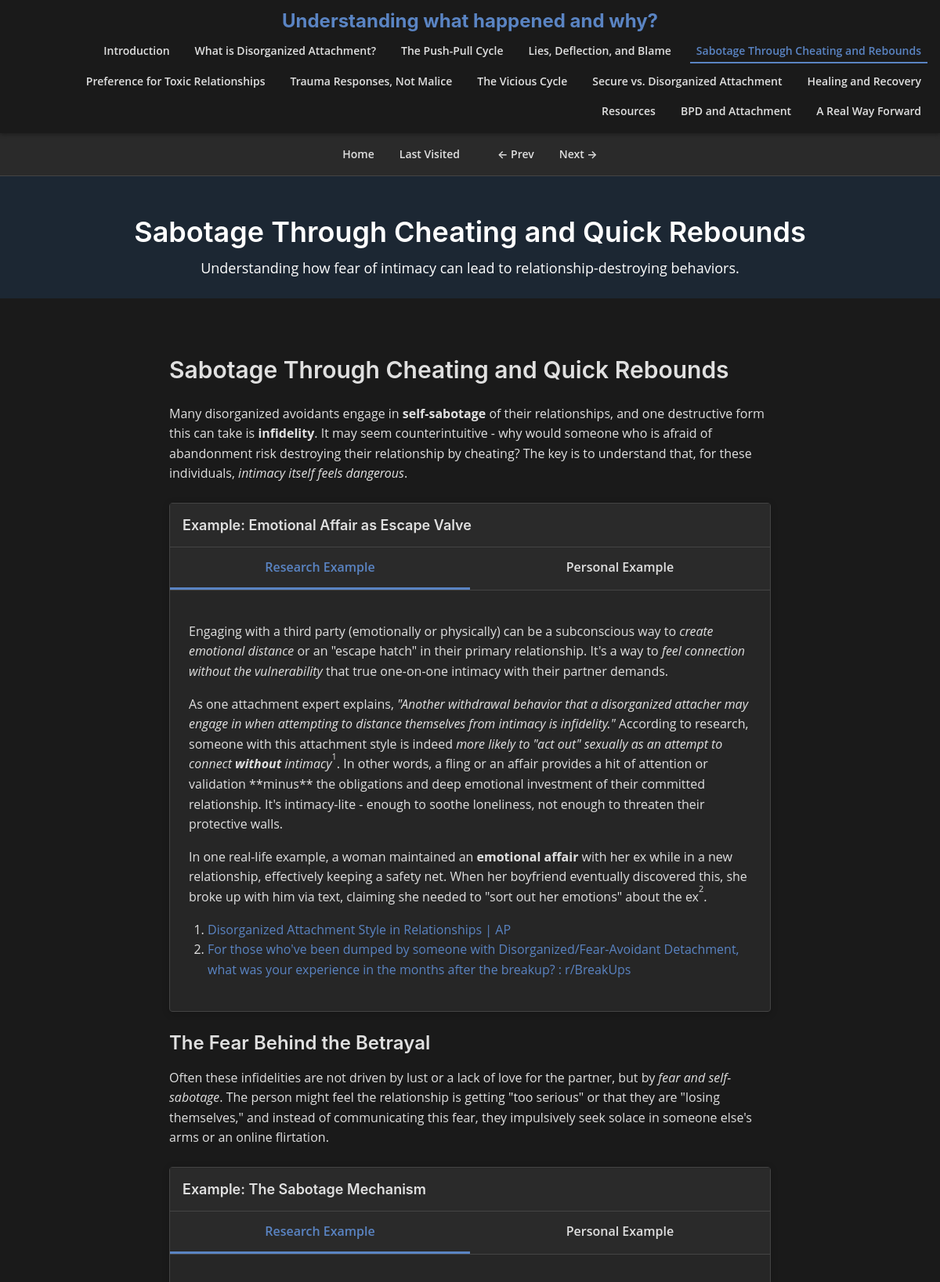
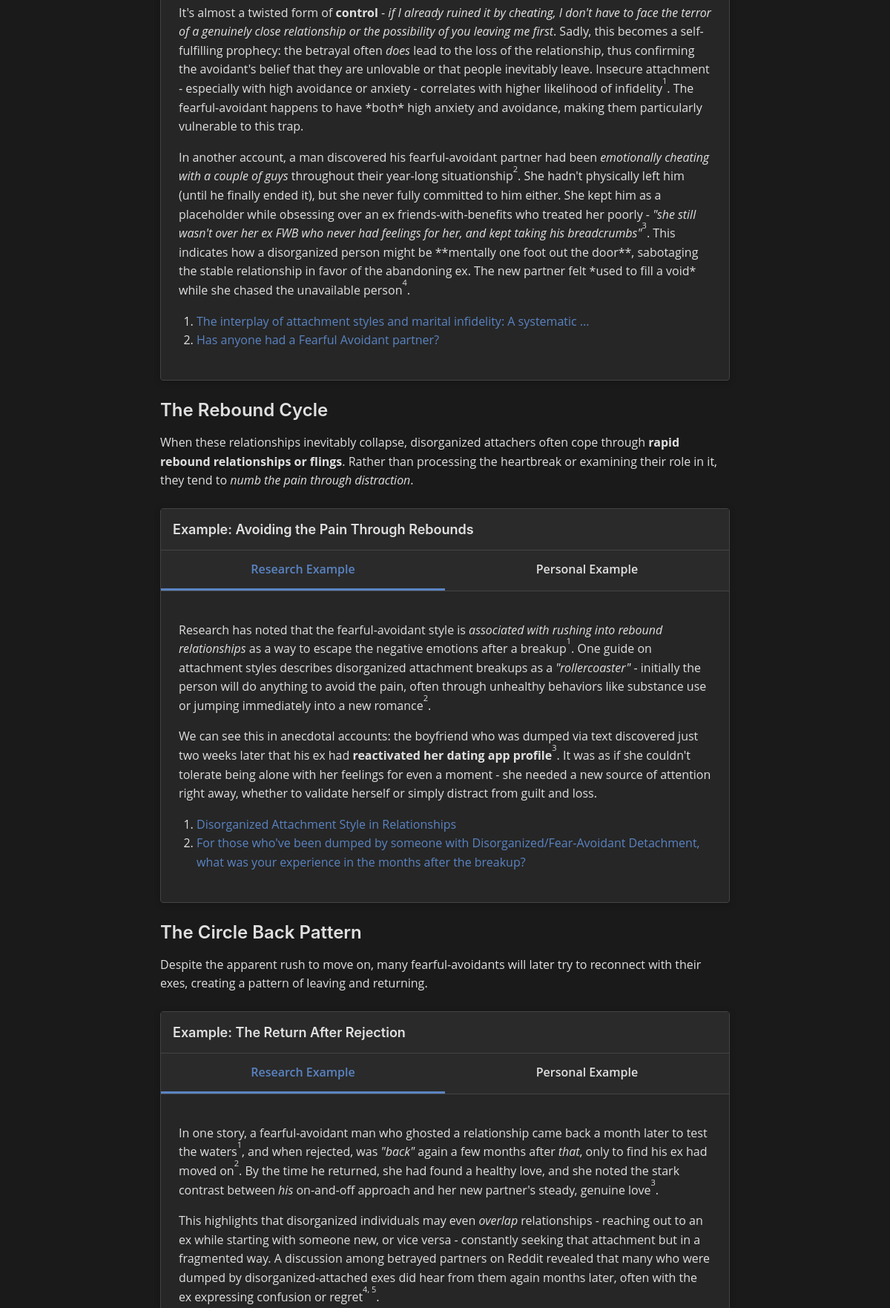
Page /index.php?page=sabotage (upper part) on the committed database (2 pictures, top to bottom).
### tables this page shows
CREATE TABLE `pages` (
  `id` int(11) NOT NULL AUTO_INCREMENT,
  `slug` varchar(100) NOT NULL,
  `title` varchar(100) NOT NULL,
  `section` varchar(50) NOT NULL,
  `subsection` varchar(50) DEFAULT NULL,
  `order_num` int(11) NOT NULL,
  PRIMARY KEY (`id`),
  UNIQUE KEY `slug` (`slug`)
);

### includes/functions.php (called while the page is built, shortened)
<?php
function getPageBySlug($slug) {
    $db = Database::getInstance();
    $conn = $db->getConnection();
    $stmt = $conn->prepare("SELECT * FROM pages WHERE slug = ?");
    $stmt->bind_param("s", $slug);
    $stmt->execute();
    $result = $stmt->get_result();
    if ($result->num_rows > 0) {
        return $result->fetch_assoc();
    }
    return null;
}
function getNextPage($currentOrder) {
    $db = Database::getInstance();
    $conn = $db->getConnection();
    $stmt = $conn->prepare("SELECT * FROM pages WHERE order_num > ? ORDER BY order_num ASC LIMIT 1");
    $stmt->bind_param("i", $currentOrder);
    $stmt->execute();
    $result = $stmt->get_result();
    if ($result->num_rows > 0) {
        return $result->fetch_assoc();
    }
    return null;
}
function getPreviousPage($currentOrder) {
    $db = Database::getInstance();
    $conn = $db->getConnection();
    $stmt = $conn->prepare("SELECT * FROM pages WHERE order_num < ? ORDER BY order_num DESC LIMIT 1");
    $stmt->bind_param("i", $currentOrder);
    $stmt->execute();
    $result = $stmt->get_result();
    if ($result->num_rows > 0) {
        return $result->fetch_assoc();
    }
    return null;
}
function getAllPages() {
    $db = Database::getInstance();
    $conn = $db->getConnection();
    $stmt = $conn->prepare("SELECT * FROM pages ORDER BY order_num ASC");
    $stmt->execute();
    $result = $stmt->get_result();
    $pages = [];
    while ($row = $result->fetch_assoc()) {
        $pages[] = $row;
    }
    return $pages;
}

### index.php (the view, shortened to what this page needs)
<?php
require_once 'includes/functions.php';
$sessionId = getSession();
$requestedSlug = $_GET['page'] ?? 'introduction';
$pageInfo = getPageBySlug($requestedSlug);
$currentPage = $pageInfo['slug'];
$pageContent = 'pages/' . $pageInfo['slug'] . '.php';
$nextPage = getNextPage($pageInfo['order_num']);
$prevPage = getPreviousPage($pageInfo['order_num']);
$allPages = getAllPages();
?>
<!DOCTYPE html>
<html lang="en">
<head>
    <link rel="stylesheet" href="assets/css/normalize.css">
    <link rel="stylesheet" href="assets/css/style.css">
    <link rel="stylesheet" href="assets/css/nav-update.css">
    <link rel="stylesheet" href="assets/css/talk.css">
</head>
<body data-page="<?php echo htmlspecialchars($currentPage); ?>" data-page-id="<?php echo $pageInfo['id'] ?? ''; ?>" data-session-id="<?php echo htmlspecialchars($sessionId); ?>">
    <header class="site-header">
        <div class="container">
            <a href="index.php?page=introduction" class="site-logo">
                <span>Understanding what happened and why?</span>
            </a>
            <nav class="main-nav">
                <ul class="nav-list">
                    <?php foreach ($allPages as $page): ?>
                    <li class="nav-item">
                        <a href="index.php?page=<?php echo htmlspecialchars($page['slug']); ?>"
                           class="nav-link <?php echo ($page['slug'] === $currentPage) ? 'active' : ''; ?>"
                           data-page="<?php echo htmlspecialchars($page['slug']); ?>">
                            <?php echo htmlspecialchars($page['title']); ?>
                        </a>
                    </li>
                    <?php endforeach; ?>
                </ul>
            </nav>
        </div>
    </header>
    <div class="sub-nav">
        <div class="container">
            <ul class="nav-list">
                <li class="nav-item">
                    <a href="index.php?page=introduction" class="nav-link <?php echo ($currentPage === 'introduction') ? 'active' : ''; ?>">
                        Home
                    </a>
                </li>
                <li class="nav-item">
                    <a href="#" class="nav-link last-visited-btn hidden">
                        Last Visited
                    </a>
                </li>
                <li class="nav-item">
                    <a href="<?php echo $prevPage ? 'index.php?page=' . htmlspecialchars($prevPage['slug']) : '#'; ?>"
                       class="nav-link <?php echo !$prevPage ? 'disabled' : ''; ?>"
                       <?php echo !$prevPage ? 'aria-disabled="true" tabindex="-1"' : ''; ?>>
                        ← Prev
                    </a>
                </li>
                <li class="nav-item">
                    <a href="<?php echo $nextPage ? 'index.php?page=' . htmlspecialchars($nextPage['slug']) : '#'; ?>"
                       class="nav-link <?php echo !$nextPage ? 'disabled' : ''; ?>"
                       <?php echo !$nextPage ? 'aria-disabled="true" tabindex="-1"' : ''; ?>>
                        Next →
                    </a>
                </li>
            </ul>
        </div>
    </div>
    <main>
        <?php
        if (isset($pageContent) && file_exists($pageContent)) {
             include $pageContent;
        } else {
             echo "<div class='container'><p>Error loading page content.</p></div>";
        }
        ?>
    </main>
</body>
</html>

### assets/css/style.css (style rules this page uses)
:root { --primary: #5a84c3; --primary-dark: #4a6fa5; --secondary: #f39c12; --text: #e0e0e0; --text-light: #b0b0b0; --background: #1a1a1a; --background-alt: #2a2a2a; --border: #444444; --success: #2ecc71; --warning: #f1c40f; --danger: #e74c3c; --header-bg: #242424; --footer-bg: #1c2733; --card-bg: #2a2a2a; --spacing-xs: 0.25rem; --spacing-sm: 0.5rem; --spacing-md: 1rem; --spacing-lg: 1.5rem; --spacing-xl: 1.5rem; --font-family: 'Open Sans', -apple-system, BlinkMacSystemFont, 'Segoe UI', Roboto, Oxygen, Ubuntu, Cantarell, sans-serif; --font-family-headings: 'Montserrat', -apple-system, BlinkMacSystemFont, 'Segoe UI', Roboto, Oxygen, Ubuntu, Cantarell, sans-serif; --font-size-xs: 0.75rem; --font-size-sm: 0.875rem; --font-size-md: 1rem; --font-size-lg: 1.125rem; --font-size-xl: 1.5rem; --font-size-2xl: 1.5rem; --font-size-3xl: 1.875rem; --font-size-4xl: 2.25rem; --container-width: 1200px; --content-width: 800px; --sidebar-width: 260px; --header-height: 70px; --footer-height: 80px; --border-radius: 4px; }
* { margin: 0; padding: 0; box-sizing: border-box; }
html { font-size: 16px; scroll-behavior: smooth; }
body { font-family: var(--font-family); font-size: var(--font-size-md); line-height: 1.6; color: var(--text); background-color: var(--background); }
a { color: var(--primary); text-decoration: none; transition: color 0.2s ease-in-out; }
ul, ol { padding-left: var(--spacing-xl); margin-bottom: var(--spacing-md); }
.container { max-width: var(--container-width); margin: 0 auto; padding: 0 var(--spacing-md); }
.site-header { background-color: var(--background); box-shadow: 0 2px 5px rgba(0, 0, 0, 0.3); position: sticky; top: 0; z-index: 100; min-height: var(--header-height); display: flex; align-items: center; }
.site-header .container { display: flex; align-items: center; width: 100%; }
.site-logo { font-family: var(--font-family-headings); font-size: var(--font-size-xl); font-weight: 700; color: var(--primary); text-align: center; flex: 1; margin: 0 auto; }
.main-nav { display: block; margin-left: auto; background-color: var(--background); }
.nav-list { display: flex; flex-wrap: wrap; justify-content: flex-end; list-style: none; margin: 0; padding: 0; }
.nav-item { position: relative; margin-left: var(--spacing-md); margin-bottom: var(--spacing-xs); margin-top: var(--spacing-xs); }
.nav-link { display: block; padding: var(--spacing-xs) var(--spacing-sm); text-decoration: none; font-weight: 600; font-size: var(--font-size-sm); color: var(--text); }
.nav-link.active { color: var(--primary); position: relative; }
.nav-link.active::after { content: ''; position: absolute; bottom: 0; left: 0; width: 100%; height: 2px; background-color: var(--primary); }
.sub-nav { background-color: var(--background-alt); border-bottom: 1px solid var(--border); padding: var(--spacing-sm) 0; overflow-x: auto; white-space: nowrap; }
.sub-nav .container { display: flex; justify-content: center; width: 100%; min-width: max-content; }
.sub-nav .nav-list { display: flex; flex-direction: row !important; flex-wrap: nowrap !important; justify-content: center; align-items: center; list-style: none; margin: 0; padding: 0; }
.sub-nav .nav-item { margin: 0 var(--spacing-md); display: inline-block; }
.sub-nav .nav-link { font-size: var(--font-size-sm); padding: var(--spacing-sm) 0; white-space: nowrap; }
.last-visited-btn { margin-right: var(--spacing-md); }

### assets/css/nav-update.css (style rules this page uses)
.main-nav { display: block; margin-left: auto; }
.nav-list { display: flex; flex-wrap: wrap; justify-content: flex-end; list-style: none; margin: 0; padding: 0; }
.nav-item { position: relative; margin-left: var(--spacing-md); margin-bottom: var(--spacing-xs); margin-top: var(--spacing-xs); }
.nav-link { display: block; padding: var(--spacing-xs) var(--spacing-sm); text-decoration: none; font-weight: 600; font-size: var(--font-size-sm); }
.site-header { min-height: var(--header-height); height: auto; padding: var(--spacing-sm) 0; }
.site-header .container { display: flex; flex-wrap: wrap; align-items: center; }

### rows in the picture
pages: title "Introduction"
pages: title "What is Disorganized Attachment?"
pages: title "The Push-Pull Cycle"
pages: title "Lies, Deflection, and Blame"
pages: title "Sabotage Through Cheating and Rebounds"
pages: title "Preference for Toxic Relationships"
pages: title "Trauma Responses, Not Malice"
pages: title "The Vicious Cycle"
pages: title "Secure vs. Disorganized Attachment"
pages: title "Healing and Recovery"
pages: title "Resources"
pages: title "BPD and Attachment"
pages: title "A Real Way Forward"
